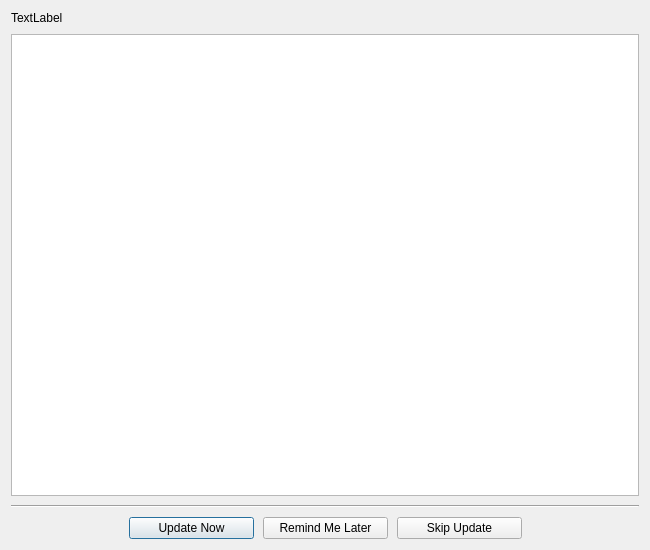
<?xml version="1.0" encoding="UTF-8"?>
<!--
  -     Copyright (c) 2026 by Andrew Hale <halea2196@gmail.com>
  -
  -     This program is free software: you can redistribute it and/or modify
  -     it under the terms of the GNU General Public License as published by
  -     the Free Software Foundation, either version 3 of the License, or
  -     (at your option) any later version.
  -
  -     This program is distributed in the hope that it will be useful,
  -     but WITHOUT ANY WARRANTY; without even the implied warranty of
  -     MERCHANTABILITY or FITNESS FOR A PARTICULAR PURPOSE.  See the
  -     GNU General Public License for more details.
  -
  -     You should have received a copy of the GNU General Public License
  -     along with this program.  If not, see <http://www.gnu.org/licenses/>.
  -
  -->

<ui version="4.0">
 <class>UpdateDialog</class>
 <widget class="QDialog" name="UpdateDialog">
  <property name="geometry">
   <rect>
    <x>0</x>
    <y>0</y>
    <width>650</width>
    <height>550</height>
   </rect>
  </property>
  <property name="windowTitle">
   <string>Vura Updater</string>
  </property>
  <layout class="QVBoxLayout" name="verticalLayout">
   <property name="spacing">
    <number>9</number>
   </property>
   <item>
    <widget class="QLabel" name="label">
     <property name="text">
      <string>TextLabel</string>
     </property>
    </widget>
   </item>
   <item>
    <widget class="QTextBrowser" name="text"/>
   </item>
   <item>
    <widget class="Line" name="line">
     <property name="orientation">
      <enum>Qt::Orientation::Horizontal</enum>
     </property>
    </widget>
   </item>
   <item>
    <layout class="QHBoxLayout" name="horizontalLayout">
     <property name="spacing">
      <number>9</number>
     </property>
     <property name="bottomMargin">
      <number>0</number>
     </property>
     <item>
      <spacer name="horizontalSpacer_2">
       <property name="orientation">
        <enum>Qt::Orientation::Horizontal</enum>
       </property>
       <property name="sizeHint" stdset="0">
        <size>
         <width>40</width>
         <height>20</height>
        </size>
       </property>
      </spacer>
     </item>
     <item>
      <widget class="QPushButton" name="nowButton">
       <property name="minimumSize">
        <size>
         <width>125</width>
         <height>0</height>
        </size>
       </property>
       <property name="text">
        <string>Update Now</string>
       </property>
       <property name="default">
        <bool>true</bool>
       </property>
      </widget>
     </item>
     <item>
      <widget class="QPushButton" name="remindButton">
       <property name="minimumSize">
        <size>
         <width>125</width>
         <height>0</height>
        </size>
       </property>
       <property name="text">
        <string>Remind Me Later</string>
       </property>
      </widget>
     </item>
     <item>
      <widget class="QPushButton" name="skipButton">
       <property name="minimumSize">
        <size>
         <width>125</width>
         <height>0</height>
        </size>
       </property>
       <property name="text">
        <string>Skip Update</string>
       </property>
      </widget>
     </item>
     <item>
      <spacer name="horizontalSpacer">
       <property name="orientation">
        <enum>Qt::Orientation::Horizontal</enum>
       </property>
       <property name="sizeHint" stdset="0">
        <size>
         <width>40</width>
         <height>20</height>
        </size>
       </property>
      </spacer>
     </item>
    </layout>
   </item>
  </layout>
 </widget>
 <resources>
  <include location="vura.qrc"/>
 </resources>
 <connections/>
</ui>
